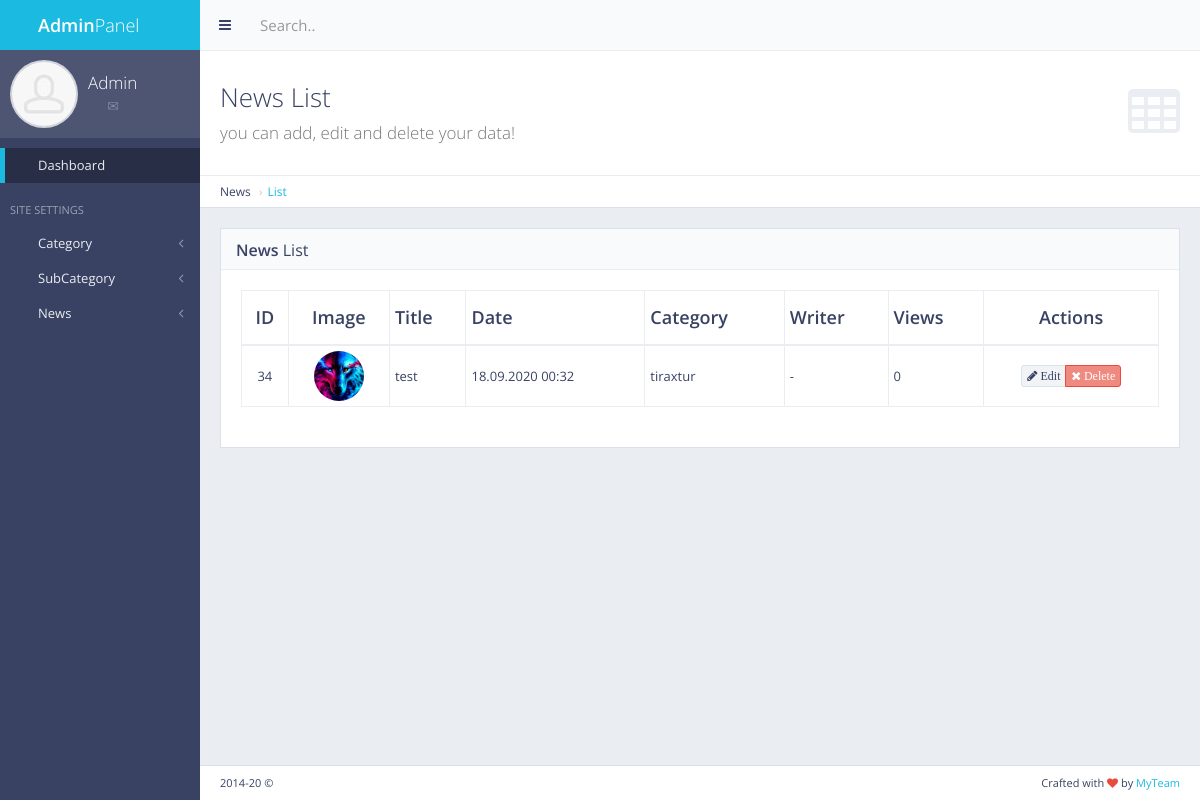
/panel/news/list/, run on the app's committed database.
### news/models.py (models this page shows, shortened)
class News(models.Model):
    categories=(
        ('book','book'),
        ('football','football'),
        ('science','science'),
        ('general','general'),
    )
    name= models.CharField(max_length=50)
    short_txt= models.TextField()
    body_txt= models.TextField()
    date= models.DateTimeField()
    time= models.CharField(max_length=12,default="00:00")
    picname= models.TextField()
    picurl  = models.TextField(default="-")
    writer= models.CharField(max_length=50)
    catname= models.CharField(max_length=50,choices=categories,default='general')
    catid= models.IntegerField(default=0)
    show= models.IntegerField(default=0)

### news/views.py (the view)
# urls.py: path('panel/news/list/', views.news_list, name="news_list"),
def news_list(request):
    news = News.objects.all()
    context = {'news':news}
    return render(request, 'back/news_list.html',context)

### templates/back/news_list.html (shortened to what this page needs)
{% extends 'back/master.html' %}
{% load humanize %}
{% load static %}
{% block mainblock %}
    <div class="content-header">
        <div class="header-section">
            <h1>
                <i class="fa fa-table"></i>News List<br><small>you can add, edit and delete your data!</small>
            </h1>
        </div>
    </div>
    <ul class="breadcrumb breadcrumb-top">
        <li>News</li>
        <li><a href="/panel/news/list/">List</a></li>
    </ul>
    <div class="block full">
        <div class="block-title">
            <h2><strong>News</strong> List</h2>
        </div>
        <div class="table-responsive">
            <table id="example-datatable" class="table table-vcenter table-condensed table-bordered">
                <thead>
                    <tr>
                        <th class="text-center">ID</th>
                        <th class="text-center">Image</th>
                        <th>Title</th>
                        <th>Date</th>
                        <th>Category</th>
                        <th>Writer</th>
                        <th>Views</th>
                        <th class="text-center">Actions</th>
                    </tr>
                </thead>
                <tbody>
                    {% for cc in news %}
                    <tr>
                        <td class="text-center">{{ cc.pk }}</td>
                        <td class="text-center"><img style="display: inline-block; width: 50px ; height: 50px" src="{{ cc.picurl }}" alt="avatar" class="img-circle"></td>
                        <td>{{ cc.name }}</td>
                        <td>{{cc.date|date:"d.m.Y   H:i"}}</td>
                        <td>{{ cc.catname }}</td>
                        <td>{{ cc.writer }}</td>
                        <td>{{ cc.show }}</td>
                        <td class="text-center">
                            <div class="btn-group">
                                <a href="javascript:void(0)" data-toggle="tooltip" title="Edit" class="btn btn-xs btn-default"><i class="fa fa-pencil"> Edit</i></a>
                                <a href="{% url 'news_delete' pk=cc.pk %}" data-toggle="tooltip" title="Delete" class="btn btn-xs btn-danger"><i class="fa fa-times"> Delete</i></a>
                            </div>
                        </td>
                    </tr>
                    {% endfor %}
                </tbody>
            </table>
        </div>
    </div>
{% endblock %}

### data on the page
News: pk "34", picurl (picture), name "test", date "18.09.2020 00:32", catname "tiraxtur", writer "-", show "0"
